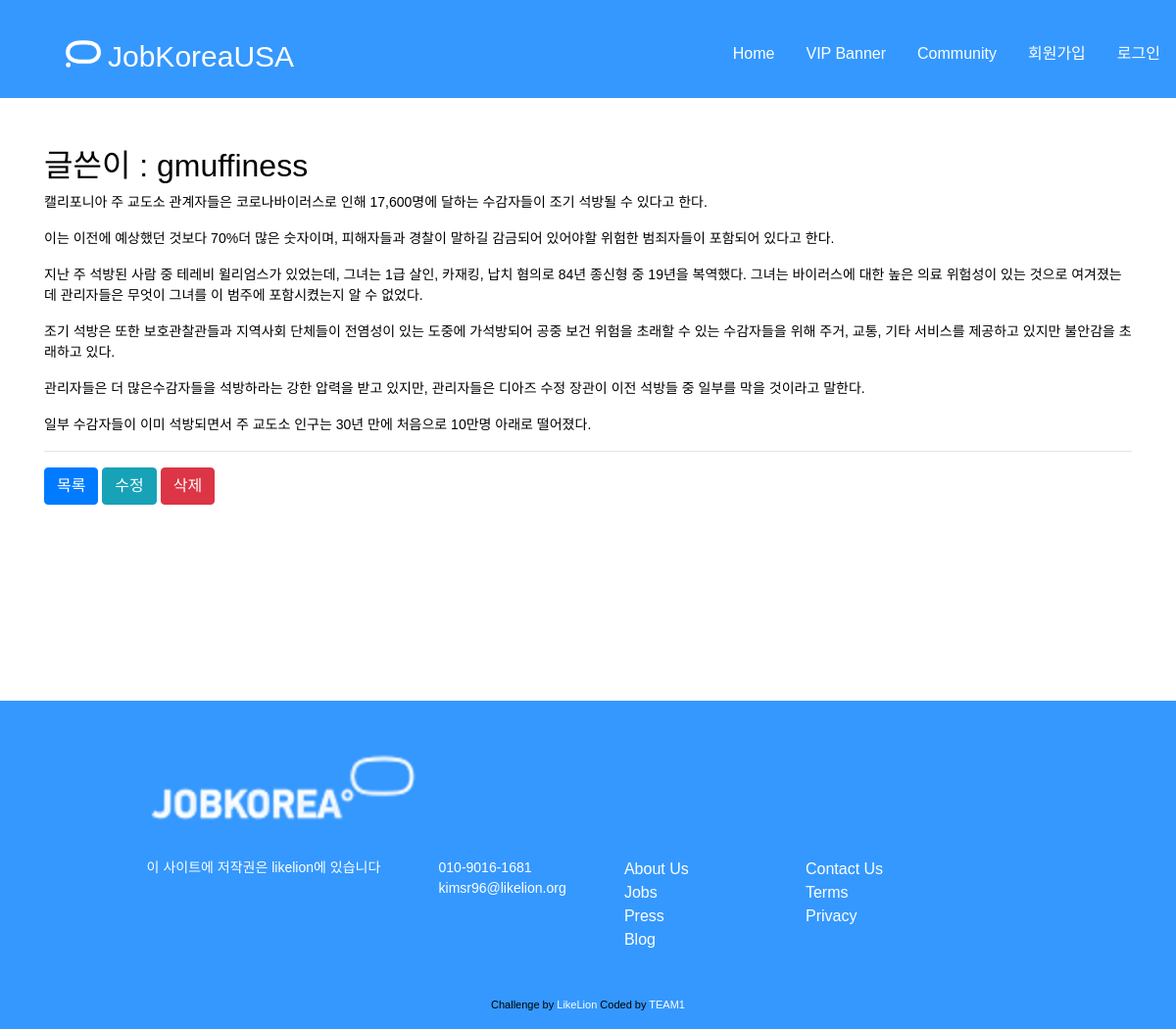
/community/6/, run on the app's committed database.
### community/models.py (models this page shows, shortened)
class Post(models.Model):
    author = models.ForeignKey(settings.AUTH_USER_MODEL, on_delete=models.CASCADE)
    tag_set = models.ManyToManyField('Tag', blank=True)
    title = models.CharField(max_length = 50)
    message = models.TextField(
        validators=[MinLengthValidator(5)]
    )
    photo = models.ImageField(blank=True, upload_to='community/post')
    is_public = models.BooleanField(default=False, verbose_name='공개여부')
    created_at = models.DateTimeField(auto_now_add=True)
    updated_at = models.DateTimeField(auto_now=True)
    view = models.PositiveIntegerField(default=0)
    def add_view(self):
        self.view += 1
        self.save()
    class Meta:
        ordering = ['-id']

### community/views.py (the view)
# urls.py: path('<int:pk>/', views.post_detail, name = 'post_detail'),
def post_detail(request, pk):
    post = get_object_or_404(Post, pk=pk)
    return render(request, 'community/post_detail.html', {
        'post' : post,
    })

### community/templates/community/post_detail.html (shortened to what this page needs)
{% extends "community/layout.html" %}
{% load bootstrap4 %}
{% block content %}
    <h2>글쓴이 : {{ post.author }}</h2>
    {{ post.message|linebreaks }}
    <hr/>
    <a href="{% url 'community:post_list' %}" class="btn btn-primary">
        목록
    </a>
    <a href="{% url 'community:post_edit' post.pk %}" class="btn btn-info">
        수정
    </a>
    <a href="{% url 'community:post_delete' post.pk %}" class="btn btn-danger">
        삭제
    </a>
    <div class="blank-container"></div>
{% endblock content %}

### hackathon/static/css/style.css (style rules this page uses)
:root { --Blue: #3598fe; --White: hsl(0, 0%, 100%); }
body { margin: 0; font-family: 'Handon3gyeopsal600g', sans-serif; Font-size: 14px; color: black; }
a { text-decoration: none; }
div .blank-container { height: 200px; }

### data on the page
Post: author "gmuffiness", message "캘리포니아 주 교도소 관계자들은 코로나바이러스로 인해 17,600명에 달하는 수감자들이 조기 석방될 수 있다고 한다. 이는 이전에 예상했던 것보다 70%더 많은 숫자이며, 피해자들과 경찰이 말하길 감금되어 있어야할 위험한 범죄자들이 포함되어 있다고 한다. 지난 주 석방된 사람 중 테레비 윌리엄스가 있었는데, 그녀는 1급 살인, 카재킹, 납치 혐의로 84년 종신형 중 19년을 복역했다. 그녀는 바이러스에 대한 높은 의료 위험성이 있는 것으로 여겨졌는데 관리자들은 무엇이 그녀를 이 범주에 포함시켰는지 알 수 없었다. 조기 석방은 또한 보호관찰관들과 지역사회 단체들이 전염성이 있는 도중에 가석방되어 공중 보건 위험을 초래할 수 있는 수감자들을 위해 주거, 교통, 기타 서비스를 제공하고 있지만 불안감을 초래하고 있다. 관리자들은 더 많은수감자들을 석방하라는 강한 압력을 받고 있지만, 관리자들은 디아즈 수정 장관이 이전 석방들 중 일부를 막을 것이라고 말한다. 일부 수감자들이 이미 석방되면서 주 교도소 인구는 30년 만에 처음으로 10만명 아래로 떨어졌다."
